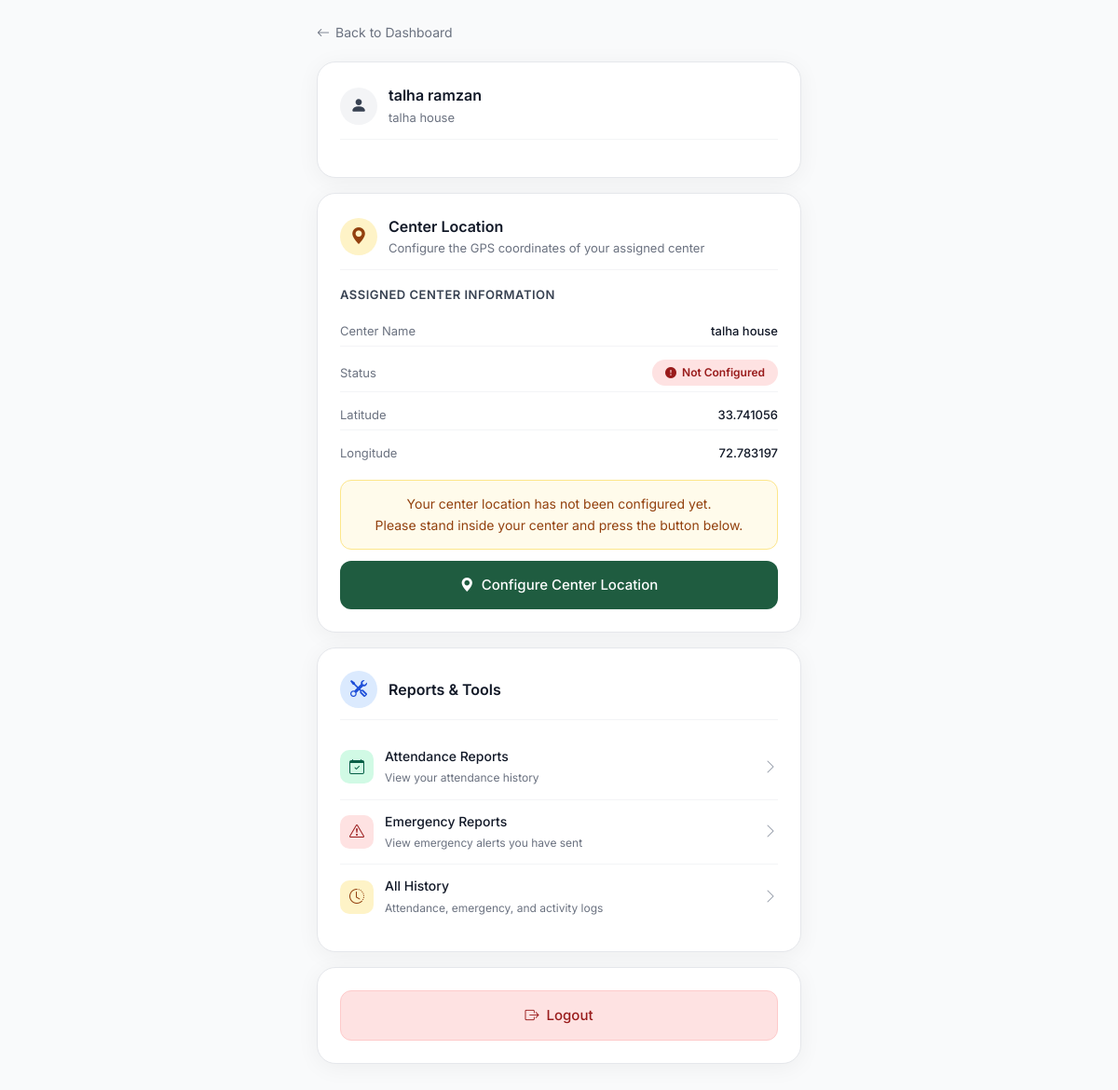
Screenshot of /staff/settings/ (signed in) with the database file from the repository.
### accounts/models.py (models this page shows, shortened)
class CustomUser(AbstractBaseUser, PermissionsMixin):
    class Role(models.TextChoices):
        ADMIN = 'Admin', 'Admin'
        FIELD_STAFF = 'Field Staff', 'Field Staff'
        TEACHER = 'Teacher', 'Teacher'
    username = models.CharField(max_length=20, unique=True, blank=True, null=True)
    full_name = models.CharField(max_length=255)
    email = models.EmailField(unique=True)
    phone_number = models.CharField(max_length=20, unique=True)
    role = models.CharField(max_length=20, choices=Role.choices, default=Role.FIELD_STAFF)
    is_active = models.BooleanField(default=True)
    is_staff = models.BooleanField(default=False)
    is_superuser = models.BooleanField(default=False)
    date_joined = models.DateTimeField(auto_now_add=True)
    objects = CustomUserManager()
    USERNAME_FIELD = 'email'
    REQUIRED_FIELDS = ['full_name', 'phone_number']
    def get_full_name(self):
        return self.full_name

### admin_panel/models.py (models this page shows, shortened)
class Center(models.Model):
    class Status(models.TextChoices):
        ACTIVE = 'Active', 'Active'
        INACTIVE = 'Inactive', 'Inactive'
        PENDING = 'Pending', 'Pending'
    class ConfigStatus(models.TextChoices):
        NOT_CONFIGURED = 'NOT_CONFIGURED', 'Not Configured'
        CONFIGURED = 'CONFIGURED', 'Configured'
    center_name = models.CharField(max_length=255)
    center_code = models.CharField(max_length=20, unique=True)
    complete_address = models.TextField(blank=True)
    city = models.CharField(max_length=100, blank=True)
    district = models.CharField(max_length=100)
    latitude = models.DecimalField(max_digits=9, decimal_places=6, null=True, blank=True)
    longitude = models.DecimalField(max_digits=9, decimal_places=6, null=True, blank=True)
    allowed_radius = models.PositiveIntegerField(default=100, help_text='Allowed radius in meters')
    assigned_teacher = models.OneToOneField(
        'staff.StaffProfile',
        on_delete=models.SET_NULL,
        null=True,
        blank=True,
        related_name='teaching_center',
    )
    status = models.CharField(max_length=20, choices=Status.choices, default=Status.PENDING)
    configuration_status = models.CharField(
        max_length=20,
        choices=ConfigStatus.choices,
        default=ConfigStatus.NOT_CONFIGURED,
    )
    configured_by = models.ForeignKey(
        settings.AUTH_USER_MODEL,
        on_delete=models.SET_NULL,
        null=True,
        blank=True,
        related_name='configured_centers',
    )
    configured_date = models.DateTimeField(null=True, blank=True)
    gps_accuracy = models.FloatField(null=True, blank=True, help_text='GPS accuracy in meters at configuration time')
    browser_info = models.TextField(blank=True)
    ip_address = models.GenericIPAddressField(blank=True, null=True)
    created_at = models.DateTimeField(auto_now_add=True)
    updated_at = models.DateTimeField(auto_now=True)
    class Meta:
        ordering = ['center_name']

### staff/views.py (the view)
# urls.py: path('settings/', views.settings_page, name='staff_settings'),
@login_required
def settings_page(request):
    staff = get_staff_context(request.user)
    ctx = {'staff': staff}
    if staff and staff.assigned_center:
        center = staff.assigned_center
        ctx['user_center'] = center.center_name
        ctx['center'] = center
        ctx['configuration_status'] = center.configuration_status
        ctx['configured_by'] = center.configured_by.full_name if center.configured_by else None
        ctx['configured_date'] = center.configured_date
        ctx['latitude'] = center.latitude
        ctx['longitude'] = center.longitude
        ctx['gps_accuracy'] = center.gps_accuracy
        has_pending_request = CenterLocationChangeRequest.objects.filter(
            teacher=request.user, center=center, status='Pending'
        ).exists()
        ctx['has_pending_request'] = has_pending_request
        approved_request = CenterLocationChangeRequest.objects.filter(
            teacher=request.user, center=center,
            status='Approved', used_permission=False
        ).first()
        ctx['has_approval'] = approved_request is not None
        ctx['location_change_requests'] = CenterLocationChangeRequest.objects.filter(
            teacher=request.user, center=center
        ).order_by('-requested_date')
    else:
        ctx['user_center'] = 'Not assigned'
        ctx['center'] = None
    return render(request, 'staff/settings.html', ctx)

### admin_panel/context_processors.py (called while the page is built)
def notification_count(request):
    if not request.user.is_authenticated:
        return {'unread_notifications_count': 0, 'notifications': [], 'emergency_alerts_count': 0}
    notifications = Notification.objects.select_related('staff', 'related_alert').all()[:10]
    unread_count = Notification.objects.filter(is_read=False).count()
    today_emergencies = EmergencyAlert.objects.filter(
        status__in=[EmergencyAlert.Status.PENDING, EmergencyAlert.Status.IN_PROGRESS]
    ).count()
    return {
        'unread_notifications_count': unread_count,
        'notifications': notifications,
        'emergency_alerts_count': today_emergencies,
    }

### staff/views.py (called while the page is built)
def get_staff_context(user):
    try:
        staff = StaffProfile.objects.select_related(
            'user', 'assigned_center'
        ).get(user=user)
    except StaffProfile.DoesNotExist:
        staff = None
    return staff

### staff/templates/staff/settings.html (shortened to what this page needs)
{% extends 'base.html' %}
{% load static %}
{% block content %}
<div class="st-wrapper">
  <div class="st-container">
    <a href="{% url 'staff_dashboard' %}" class="st-back"><i class="bi bi-arrow-left"></i> Back to Dashboard</a>
    <div class="st-card">
      <div class="st-card-header">
        <div class="st-card-icon gray">
          <i class="bi bi-person-fill"></i>
        </div>
        <div>
          <h4>{{ request.user.get_full_name }}</h4>
          <p>{{ user_center }}</p>
        </div>
      </div>
    </div>
    <div class="st-card" id="centerLocationCard">
      <div class="st-card-header">
        <div class="st-card-icon {% if center and configuration_status == 'CONFIGURED' %}green{% else %}amber{% endif %}">
          <i class="bi bi-geo-alt-fill"></i>
        </div>
        <div>
          <h4>Center Location</h4>
          <p>Configure the GPS coordinates of your assigned center</p>
        </div>
      </div>
      {% if center %}
      <div class="st-section-title">Assigned Center Information</div>
      <div class="st-info-grid">
        <div class="st-info-row">
          <span class="st-info-label">Center Name</span>
          <span class="st-info-value">{{ center.center_name }}</span>
        </div>
        <div class="st-info-row">
          <span class="st-info-label">Status</span>
          <span class="st-info-value">
            {% if configuration_status == 'CONFIGURED' %}
            <span class="config-badge configured"><i class="bi bi-check-circle-fill"></i> Configured</span>
            {% else %}
            <span class="config-badge not-configured"><i class="bi bi-exclamation-circle-fill"></i> Not Configured</span>
            {% endif %}
          </span>
        </div>
        <div class="st-info-row">
          <span class="st-info-label">Latitude</span>
          <span class="st-info-value {% if not latitude %}na{% endif %}">{% if latitude %}{{ latitude }}{% else %}Not set{% endif %}</span>
        </div>
        <div class="st-info-row">
          <span class="st-info-label">Longitude</span>
          <span class="st-info-value {% if not longitude %}na{% endif %}">{% if longitude %}{{ longitude }}{% else %}Not set{% endif %}</span>
        </div>
      </div>
      {% if configuration_status == 'NOT_CONFIGURED' %}
      <div class="st-msg">
        <p style="margin:0;">Your center location has not been configured yet.<br>Please stand inside your center and press the button below.</p>
      </div>
      <button class="st-btn st-btn-primary" id="setLocationBtn">
        <i class="bi bi-geo-alt-fill"></i> Configure Center Location
      </button>
      {% endif %}
      {% else %}
      <div class="st-msg" style="background:#FEE2E2;border-color:#FECACA;color:#991B1B;">
        <p style="margin:0;">You are not assigned to any center. Please contact your administrator.</p>
      </div>
      {% endif %}
    </div>
    <div class="st-card">
      <div class="st-card-header">
        <div class="st-card-icon blue">
          <i class="bi bi-tools"></i>
        </div>
        <div>
          <h4>Reports &amp; Tools</h4>
        </div>
      </div>
      <a href="{% url 'staff_history' %}" class="st-link-row">
        <div class="st-link-icon" style="background:#D1FAE5;color:#065F46;"><i class="bi bi-calendar-check"></i></div>
        <div class="st-link-text">
          <p>Attendance Reports</p>
          <span>View your attendance history</span>
        </div>
        <i class="bi bi-chevron-right st-link-arrow"></i>
      </a>
      <a href="{% url 'staff_history' %}?emg_status=Pending" class="st-link-row">
        <div class="st-link-icon" style="background:#FEE2E2;color:#991B1B;"><i class="bi bi-exclamation-triangle"></i></div>
        <div class="st-link-text">
          <p>Emergency Reports</p>
          <span>View emergency alerts you have sent</span>
        </div>
        <i class="bi bi-chevron-right st-link-arrow"></i>
      </a>
      <a href="{% url 'staff_history' %}" class="st-link-row">
        <div class="st-link-icon" style="background:#FEF3C7;color:#92400E;"><i class="bi bi-clock-history"></i></div>
        <div class="st-link-text">
          <p>All History</p>
          <span>Attendance, emergency, and activity logs</span>
        </div>
        <i class="bi bi-chevron-right st-link-arrow"></i>
      </a>
    </div>
    <div class="st-card">
      <a href="{% url 'logout' %}" class="st-btn st-btn-danger">
        <i class="bi bi-box-arrow-right"></i> Logout
      </a>
    </div>
  </div>
</div>
{% endblock %}

### static/css/style.css (style rules this page uses)
:root { --srsp-primary: #123524; --srsp-primary-light: #1F5C40; --srsp-primary-dark: #0B2E1F; --srsp-accent: #2FBF8F; --srsp-accent-hover: #28A87A; --srsp-accent-light: #E3F3EC; --surface-1: #F7F9F8; --surface-2: #FFFFFF; --surface-3: #F0F2F1; --border: #E5E9E7; --border-strong: #D3DAD7; --text-primary: #16241C; --text-secondary: #5C6B63; --text-muted: #8A968F; --text-accent: #1F5C40; --text-on-primary: #FFFFFF; --text-success: #1F9D63; --text-warning: #B8860B; --text-danger: #C0392B; --text-info: #2563EB; --bg-accent: #E3F3EC; --bg-success: #E3F6EA; --bg-warning: #FDF3DC; --bg-danger: #FBE6E4; --bg-info: #DBEAFE; --fill-danger: #C0392B; --fill-secondary: #EEF1EF; --fill-control: #EEF1EF; --on-danger: #FFFFFF; --border-danger: #C0392B; --border-warning: #D9A400; --border-accent: #2FBF8F; --shadow-xs: 0 1px 2px rgba(18, 53, 36, 0.04); --shadow-sm: 0 1px 3px rgba(18, 53, 36, 0.06), 0 1px 2px rgba(18, 53, 36, 0.04); --shadow-md: 0 4px 6px rgba(18, 53, 36, 0.06), 0 2px 4px rgba(18, 53, 36, 0.04); --shadow-lg: 0 10px 15px rgba(18, 53, 36, 0.06), 0 4px 6px rgba(18, 53, 36, 0.04); --shadow-xl: 0 20px 25px rgba(18, 53, 36, 0.08), 0 8px 10px rgba(18, 53, 36, 0.04); --radius-sm: 6px; --radius-md: 8px; --radius-lg: 12px; --radius-xl: 16px; --radius-full: 50%; --space-xs: 4px; --space-sm: 8px; --space-md: 12px; --space-lg: 16px; --space-xl: 20px; --space-2xl: 24px; --space-3xl: 32px; --space-4xl: 40px; --sidebar-width: 220px; --sidebar-collapsed-width: 60px; --topbar-height: 56px; }
body { background: var(--surface-1); color: var(--text-primary); font-family: 'Inter', 'Segoe UI', system-ui, -apple-system, sans-serif; font-size: 0.875rem; line-height: 1.6; -webkit-font-smoothing: antialiased; -moz-osx-font-smoothing: grayscale; }
h4, .h4 { font-size: 1.125rem; font-weight: 600; line-height: 1.4; }
p { margin-bottom: 0.5rem; }

### rows the page displays
CustomUser: user.get_full_name "talha ramzan"
Center: center_name "talha house", latitude "33.741056", longitude "72.783197"
